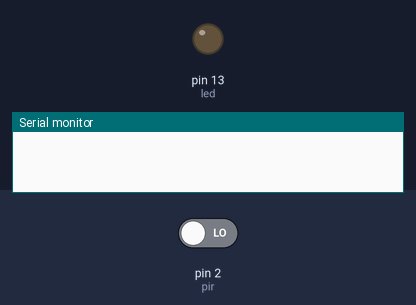
A sketch run on a simulated Arduino Uno, built with avr-gcc and run on an emulated ATmega328P. Parts: output pins drawn as LEDs (lit = HIGH), the last lines printed to the serial monitor. The inputs (shaded band) are chosen by the test bench; at power-on: pin 2 (pir) LOW.

Above: at 1.2 s.
1.3 s: pin 2 (pir) driven HIGH
At 2.4 s:
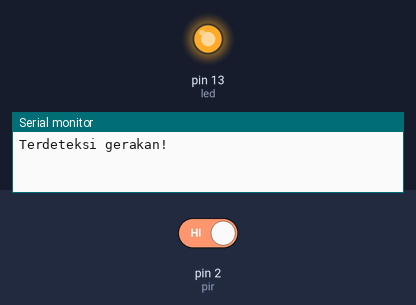
2.8 s: pin 2 (pir) driven LOW
At 3.6 s:
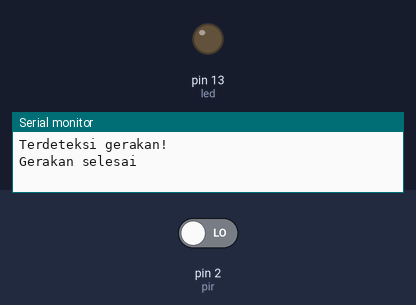
Timing chart, 0 to 5.8 s (numbered marks = the images above; inputs shaded):
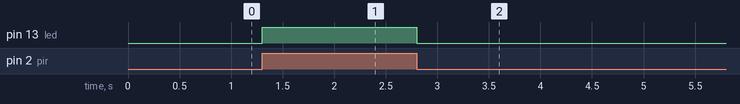

The sketch:

pir.ino
```cpp
    /*
      Percobaan Arduino Sederhana : Menghidupkan LED Dengan Sensor Gerak di Arduino
     */

    int led = 13;                    // Pilih pin untuk lampu LED
    int pir = 2;                     // Pilih pin untuk PIR Sensor
    int pirState = LOW;              // Saat mulai, PIR menganggap tidak ada gerakan
    int val = 0;                     // Variabel untuk membaca status PIR

    void setup() {
      pinMode(led, OUTPUT);          // Mendeklarasikan LED sebagai output
      pinMode(pir, INPUT);           // Mendeklarasikan PIR sebagai input

      Serial.begin(9600);
    }

    void loop(){
      val = digitalRead(pir);         // Membaca input dari PIR
      if (val == HIGH) {              // Mengecek apakah terdeteksi gerakan
        digitalWrite(led, HIGH);      // Jika terdeteksi gerakan, LED akan menyala
        if (pirState == LOW) {
          Serial.println("Terdeteksi gerakan!");  // Menampilkan teks serial saat terdeteksi gerakan
          pirState = HIGH;
        }
      } else {
        digitalWrite(led, LOW);    // LED kembali dimatikan
        if (pirState == HIGH){
          Serial.println("Gerakan selesai");   // Menampilkan teks serial saat deteksi selesai
          pirState = LOW;
        }
      }
    }
```

Measured:
- after the input at 1.3 s, pin 13 (led): LOW → HIGH at once
- after the input at 2.8 s, pin 13 (led): HIGH → LOW at once
